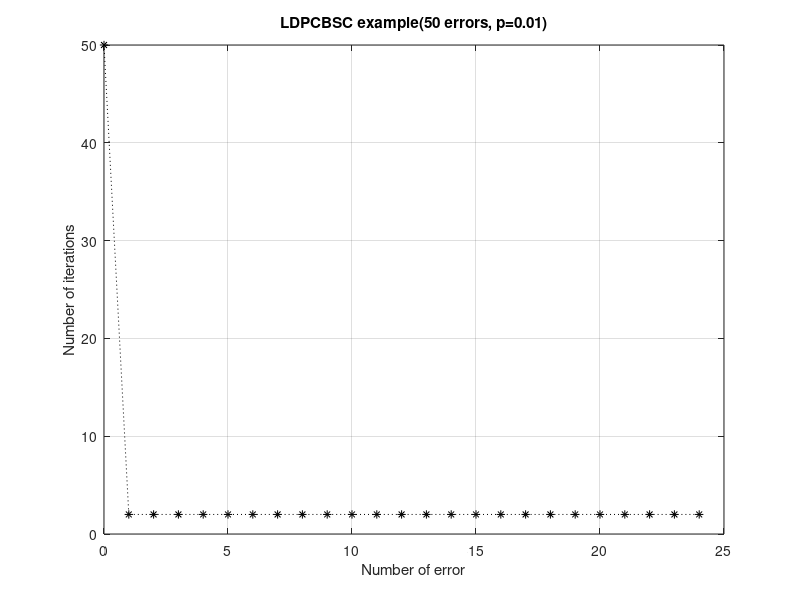

The MATLAB source for this figure:
load ldpcexample.mat;
plot(0:length(error) - 1, error, 'black:*');
title('LDPCBSC example(50 errors, p=0.01)');
xlabel('Number of error');
ylabel('Number of iterations');
xticks(0:5:25)
grid on;